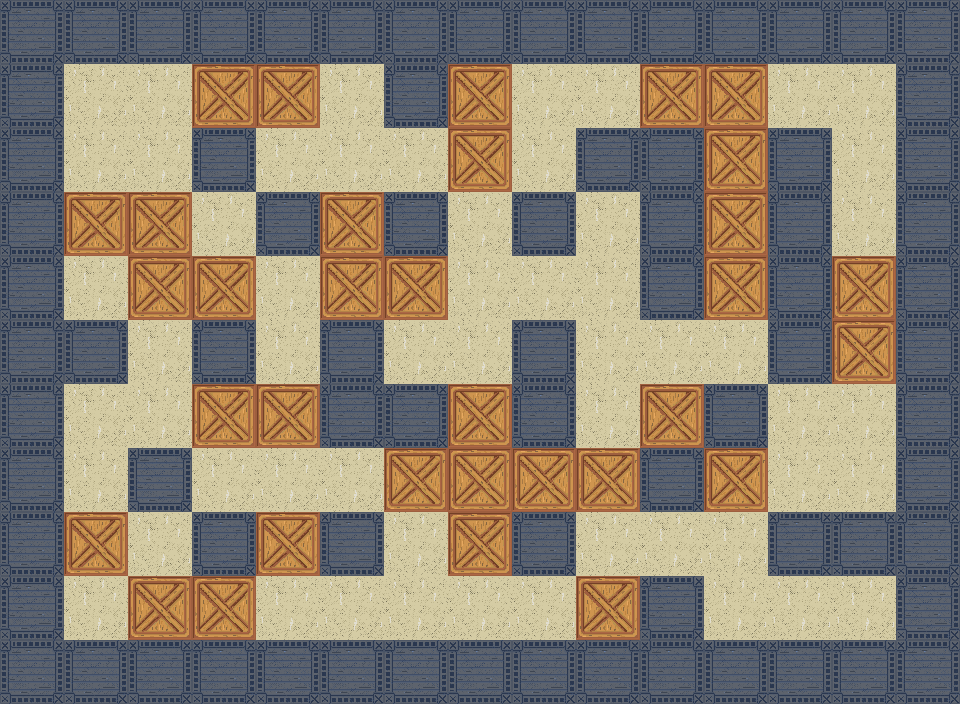

A level layout from a 2D game, rendered from its tile map. Below: a short description, then the map file with its tile-grid data intact:
An orthogonal 15x11 tile map with 64x64 px tiles, 1 tile layer (Tile Layer 1).

<map version="1.2" tiledversion="1.2.1" orientation="orthogonal" renderorder="right-down" width="15" height="11" tilewidth="64" tileheight="64" infinite="0" nextlayerid="2" nextobjectid="1">
 <tileset firstgid="1" source="sokoban.tsx" />
 <layer id="1" name="Tile Layer 1" width="15" height="11">
  <data encoding="csv">
2,2,2,2,2,2,2,2,2,2,2,2,2,2,2,
2,1,1,3,3,1,2,3,1,1,3,3,1,1,2,
2,1,1,2,1,1,1,3,1,2,2,3,2,1,2,
2,3,3,1,2,3,2,1,2,1,2,3,2,1,2,
2,1,3,3,1,3,3,1,1,1,2,3,2,3,2,
2,2,1,2,1,2,1,1,2,1,1,1,2,3,2,
2,1,1,3,3,2,2,3,2,1,3,2,1,1,2,
2,1,2,1,1,1,3,3,3,3,2,3,1,1,2,
2,3,1,2,3,2,1,3,2,1,1,1,2,2,2,
2,1,3,3,1,1,1,1,1,3,2,1,1,1,2,
2,2,2,2,2,2,2,2,2,2,2,2,2,2,2
</data>
 </layer>
</map>
